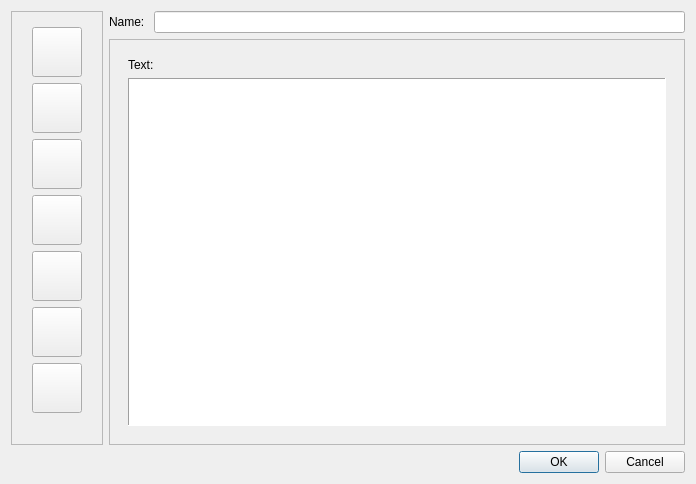
<?xml version="1.0" encoding="UTF-8"?>
<ui version="4.0">
 <class>NewEntryDialog</class>
 <widget class="QDialog" name="NewEntryDialog">
  <property name="geometry">
   <rect>
    <x>0</x>
    <y>0</y>
    <width>696</width>
    <height>484</height>
   </rect>
  </property>
  <property name="windowTitle">
   <string>New Entry</string>
  </property>
  <property name="styleSheet">
   <string notr="true">background-image: url(:/img/data/parchment.jpg);</string>
  </property>
  <layout class="QVBoxLayout" name="verticalLayout_11">
   <item>
    <layout class="QHBoxLayout" name="horizontalLayout_12">
     <item>
      <widget class="QFrame" name="frameEntryType">
       <property name="frameShape">
        <enum>QFrame::StyledPanel</enum>
       </property>
       <property name="frameShadow">
        <enum>QFrame::Raised</enum>
       </property>
       <layout class="QVBoxLayout" name="verticalLayout">
        <property name="leftMargin">
         <number>20</number>
        </property>
        <property name="topMargin">
         <number>15</number>
        </property>
        <property name="rightMargin">
         <number>20</number>
        </property>
        <property name="bottomMargin">
         <number>15</number>
        </property>
        <item>
         <widget class="QPushButton" name="btnTypeText">
          <property name="minimumSize">
           <size>
            <width>50</width>
            <height>50</height>
           </size>
          </property>
          <property name="maximumSize">
           <size>
            <width>50</width>
            <height>50</height>
           </size>
          </property>
          <property name="toolTip">
           <string>Text Entry</string>
          </property>
          <property name="text">
           <string/>
          </property>
          <property name="icon">
           <iconset resource="resources.qrc">
            <normaloff>:/img/data/icon_contenttextencounter.png</normaloff>:/img/data/icon_contenttextencounter.png</iconset>
          </property>
          <property name="iconSize">
           <size>
            <width>40</width>
            <height>40</height>
           </size>
          </property>
          <property name="checkable">
           <bool>true</bool>
          </property>
          <property name="checked">
           <bool>false</bool>
          </property>
          <attribute name="buttonGroup">
           <string notr="true">buttonGroupType</string>
          </attribute>
         </widget>
        </item>
        <item>
         <widget class="QPushButton" name="btnTypeLinked">
          <property name="minimumSize">
           <size>
            <width>50</width>
            <height>50</height>
           </size>
          </property>
          <property name="maximumSize">
           <size>
            <width>50</width>
            <height>50</height>
           </size>
          </property>
          <property name="toolTip">
           <string>Linked Entry</string>
          </property>
          <property name="text">
           <string/>
          </property>
          <property name="icon">
           <iconset resource="resources.qrc">
            <normaloff>:/img/data/icon_newlink.png</normaloff>:/img/data/icon_newlink.png</iconset>
          </property>
          <property name="iconSize">
           <size>
            <width>40</width>
            <height>40</height>
           </size>
          </property>
          <property name="checkable">
           <bool>true</bool>
          </property>
          <property name="checked">
           <bool>false</bool>
          </property>
          <attribute name="buttonGroup">
           <string notr="true">buttonGroupType</string>
          </attribute>
         </widget>
        </item>
        <item>
         <widget class="QPushButton" name="btnTypeParty">
          <property name="minimumSize">
           <size>
            <width>50</width>
            <height>50</height>
           </size>
          </property>
          <property name="maximumSize">
           <size>
            <width>50</width>
            <height>50</height>
           </size>
          </property>
          <property name="toolTip">
           <string>Party</string>
          </property>
          <property name="text">
           <string/>
          </property>
          <property name="icon">
           <iconset resource="resources.qrc">
            <normaloff>:/img/data/icon_contentparty.png</normaloff>:/img/data/icon_contentparty.png</iconset>
          </property>
          <property name="iconSize">
           <size>
            <width>40</width>
            <height>40</height>
           </size>
          </property>
          <property name="checkable">
           <bool>true</bool>
          </property>
          <property name="checked">
           <bool>false</bool>
          </property>
          <attribute name="buttonGroup">
           <string notr="true">buttonGroupType</string>
          </attribute>
         </widget>
        </item>
        <item>
         <widget class="QPushButton" name="btnTypeCharacter">
          <property name="minimumSize">
           <size>
            <width>50</width>
            <height>50</height>
           </size>
          </property>
          <property name="maximumSize">
           <size>
            <width>50</width>
            <height>50</height>
           </size>
          </property>
          <property name="toolTip">
           <string>Character (PC/NPC)</string>
          </property>
          <property name="text">
           <string/>
          </property>
          <property name="icon">
           <iconset resource="resources.qrc">
            <normaloff>:/img/data/icon_contentcharacter.png</normaloff>:/img/data/icon_contentcharacter.png</iconset>
          </property>
          <property name="iconSize">
           <size>
            <width>40</width>
            <height>40</height>
           </size>
          </property>
          <property name="checkable">
           <bool>true</bool>
          </property>
          <property name="checked">
           <bool>false</bool>
          </property>
          <attribute name="buttonGroup">
           <string notr="true">buttonGroupType</string>
          </attribute>
         </widget>
        </item>
        <item>
         <widget class="QPushButton" name="btnTypeMedia">
          <property name="minimumSize">
           <size>
            <width>50</width>
            <height>50</height>
           </size>
          </property>
          <property name="maximumSize">
           <size>
            <width>50</width>
            <height>50</height>
           </size>
          </property>
          <property name="toolTip">
           <string>Media</string>
          </property>
          <property name="text">
           <string/>
          </property>
          <property name="icon">
           <iconset resource="resources.qrc">
            <normaloff>:/img/data/icon_media.png</normaloff>:/img/data/icon_media.png</iconset>
          </property>
          <property name="iconSize">
           <size>
            <width>40</width>
            <height>40</height>
           </size>
          </property>
          <property name="checkable">
           <bool>true</bool>
          </property>
          <property name="checked">
           <bool>false</bool>
          </property>
          <attribute name="buttonGroup">
           <string notr="true">buttonGroupType</string>
          </attribute>
         </widget>
        </item>
        <item>
         <widget class="QPushButton" name="btnTypeMap">
          <property name="minimumSize">
           <size>
            <width>50</width>
            <height>50</height>
           </size>
          </property>
          <property name="maximumSize">
           <size>
            <width>50</width>
            <height>50</height>
           </size>
          </property>
          <property name="toolTip">
           <string>Map</string>
          </property>
          <property name="text">
           <string/>
          </property>
          <property name="icon">
           <iconset resource="resources.qrc">
            <normaloff>:/img/data/icon_contentmap.png</normaloff>:/img/data/icon_contentmap.png</iconset>
          </property>
          <property name="iconSize">
           <size>
            <width>40</width>
            <height>40</height>
           </size>
          </property>
          <property name="checkable">
           <bool>true</bool>
          </property>
          <property name="checked">
           <bool>false</bool>
          </property>
          <attribute name="buttonGroup">
           <string notr="true">buttonGroupType</string>
          </attribute>
         </widget>
        </item>
        <item>
         <widget class="QPushButton" name="btnTypeCombat">
          <property name="minimumSize">
           <size>
            <width>50</width>
            <height>50</height>
           </size>
          </property>
          <property name="maximumSize">
           <size>
            <width>50</width>
            <height>50</height>
           </size>
          </property>
          <property name="toolTip">
           <string>Combat</string>
          </property>
          <property name="text">
           <string/>
          </property>
          <property name="icon">
           <iconset resource="resources.qrc">
            <normaloff>:/img/data/icon_contentbattle.png</normaloff>:/img/data/icon_contentbattle.png</iconset>
          </property>
          <property name="iconSize">
           <size>
            <width>40</width>
            <height>40</height>
           </size>
          </property>
          <property name="checkable">
           <bool>true</bool>
          </property>
          <property name="checked">
           <bool>false</bool>
          </property>
          <attribute name="buttonGroup">
           <string notr="true">buttonGroupType</string>
          </attribute>
         </widget>
        </item>
        <item>
         <spacer name="verticalSpacer">
          <property name="orientation">
           <enum>Qt::Vertical</enum>
          </property>
          <property name="sizeHint" stdset="0">
           <size>
            <width>20</width>
            <height>40</height>
           </size>
          </property>
         </spacer>
        </item>
       </layout>
      </widget>
     </item>
     <item>
      <layout class="QVBoxLayout" name="verticalLayout_10">
       <item>
        <layout class="QHBoxLayout" name="horizontalLayout_3">
         <item>
          <widget class="QLabel" name="label">
           <property name="text">
            <string>Name: </string>
           </property>
          </widget>
         </item>
         <item>
          <widget class="QLineEdit" name="edtEntryName"/>
         </item>
        </layout>
       </item>
       <item>
        <widget class="QFrame" name="frameEntryDetails">
         <property name="frameShape">
          <enum>QFrame::StyledPanel</enum>
         </property>
         <property name="frameShadow">
          <enum>QFrame::Raised</enum>
         </property>
         <layout class="QHBoxLayout" name="horizontalLayout">
          <item>
           <widget class="QStackedWidget" name="stackedWidget">
            <property name="currentIndex">
             <number>0</number>
            </property>
            <widget class="QWidget" name="pageEntry">
             <layout class="QVBoxLayout" name="verticalLayout_2">
              <item>
               <widget class="QLabel" name="label_2">
                <property name="text">
                 <string>Text:</string>
                </property>
               </widget>
              </item>
              <item>
               <widget class="QTextBrowser" name="textBrowserEntry">
                <property name="frameShape">
                 <enum>QFrame::Panel</enum>
                </property>
                <property name="readOnly">
                 <bool>false</bool>
                </property>
                <property name="openLinks">
                 <bool>false</bool>
                </property>
               </widget>
              </item>
             </layout>
            </widget>
            <widget class="QWidget" name="pageLinkedEntry">
             <layout class="QVBoxLayout" name="verticalLayout_3">
              <item>
               <layout class="QHBoxLayout" name="horizontalLayout_4">
                <item>
                 <widget class="QLabel" name="label_3">
                  <property name="text">
                   <string>Linked File:</string>
                  </property>
                 </widget>
                </item>
                <item>
                 <widget class="QLineEdit" name="edtLinkedFile"/>
                </item>
                <item>
                 <widget class="QPushButton" name="btnBrowseLinkedFile">
                  <property name="text">
                   <string>Browse...</string>
                  </property>
                 </widget>
                </item>
               </layout>
              </item>
              <item>
               <spacer name="verticalSpacer_2">
                <property name="orientation">
                 <enum>Qt::Vertical</enum>
                </property>
                <property name="sizeHint" stdset="0">
                 <size>
                  <width>20</width>
                  <height>325</height>
                 </size>
                </property>
               </spacer>
              </item>
             </layout>
            </widget>
            <widget class="QWidget" name="pageParty">
             <layout class="QVBoxLayout" name="verticalLayout_4">
              <item>
               <layout class="QHBoxLayout" name="horizontalLayout_5">
                <item>
                 <widget class="QPushButton" name="btnPartyIcon">
                  <property name="minimumSize">
                   <size>
                    <width>200</width>
                    <height>200</height>
                   </size>
                  </property>
                  <property name="maximumSize">
                   <size>
                    <width>200</width>
                    <height>200</height>
                   </size>
                  </property>
                  <property name="acceptDrops">
                   <bool>true</bool>
                  </property>
                  <property name="icon">
                   <iconset resource="resources.qrc">
                    <normaloff>:/img/data/icon_contentparty.png</normaloff>:/img/data/icon_contentparty.png</iconset>
                  </property>
                  <property name="iconSize">
                   <size>
                    <width>180</width>
                    <height>180</height>
                   </size>
                  </property>
                 </widget>
                </item>
                <item>
                 <spacer name="horizontalSpacer_2">
                  <property name="orientation">
                   <enum>Qt::Horizontal</enum>
                  </property>
                  <property name="sizeHint" stdset="0">
                   <size>
                    <width>40</width>
                    <height>20</height>
                   </size>
                  </property>
                 </spacer>
                </item>
               </layout>
              </item>
              <item>
               <spacer name="verticalSpacer_3">
                <property name="orientation">
                 <enum>Qt::Vertical</enum>
                </property>
                <property name="sizeHint" stdset="0">
                 <size>
                  <width>20</width>
                  <height>149</height>
                 </size>
                </property>
               </spacer>
              </item>
             </layout>
            </widget>
            <widget class="QWidget" name="pageCharacter">
             <layout class="QHBoxLayout" name="horizontalLayout_8">
              <item>
               <widget class="QFrame" name="frame">
                <property name="frameShape">
                 <enum>QFrame::StyledPanel</enum>
                </property>
                <property name="frameShadow">
                 <enum>QFrame::Raised</enum>
                </property>
                <layout class="QVBoxLayout" name="verticalLayout_5">
                 <item>
                  <layout class="QHBoxLayout" name="horizontalLayout_7">
                   <item>
                    <spacer name="horizontalSpacer_6">
                     <property name="orientation">
                      <enum>Qt::Horizontal</enum>
                     </property>
                     <property name="sizeType">
                      <enum>QSizePolicy::Preferred</enum>
                     </property>
                     <property name="sizeHint" stdset="0">
                      <size>
                       <width>5</width>
                       <height>20</height>
                      </size>
                     </property>
                    </spacer>
                   </item>
                   <item>
                    <widget class="QPushButton" name="btnCharacterIcon">
                     <property name="minimumSize">
                      <size>
                       <width>200</width>
                       <height>280</height>
                      </size>
                     </property>
                     <property name="maximumSize">
                      <size>
                       <width>200</width>
                       <height>280</height>
                      </size>
                     </property>
                     <property name="acceptDrops">
                      <bool>true</bool>
                     </property>
                     <property name="icon">
                      <iconset resource="resources.qrc">
                       <normaloff>:/img/data/portrait.png</normaloff>:/img/data/portrait.png</iconset>
                     </property>
                     <property name="iconSize">
                      <size>
                       <width>180</width>
                       <height>260</height>
                      </size>
                     </property>
                    </widget>
                   </item>
                   <item>
                    <spacer name="horizontalSpacer_7">
                     <property name="orientation">
                      <enum>Qt::Horizontal</enum>
                     </property>
                     <property name="sizeType">
                      <enum>QSizePolicy::Preferred</enum>
                     </property>
                     <property name="sizeHint" stdset="0">
                      <size>
                       <width>5</width>
                       <height>20</height>
                      </size>
                     </property>
                    </spacer>
                   </item>
                  </layout>
                 </item>
                 <item>
                  <layout class="QHBoxLayout" name="horizontalLayout_6">
                   <item>
                    <spacer name="horizontalSpacer_5">
                     <property name="orientation">
                      <enum>Qt::Horizontal</enum>
                     </property>
                     <property name="sizeType">
                      <enum>QSizePolicy::Preferred</enum>
                     </property>
                     <property name="sizeHint" stdset="0">
                      <size>
                       <width>5</width>
                       <height>20</height>
                      </size>
                     </property>
                    </spacer>
                   </item>
                   <item>
                    <widget class="QPushButton" name="btnCharacterEditIcon">
                     <property name="sizePolicy">
                      <sizepolicy hsizetype="Preferred" vsizetype="Fixed">
                       <horstretch>0</horstretch>
                       <verstretch>0</verstretch>
                      </sizepolicy>
                     </property>
                     <property name="minimumSize">
                      <size>
                       <width>50</width>
                       <height>50</height>
                      </size>
                     </property>
                     <property name="maximumSize">
                      <size>
                       <width>50</width>
                       <height>50</height>
                      </size>
                     </property>
                     <property name="focusPolicy">
                      <enum>Qt::NoFocus</enum>
                     </property>
                     <property name="toolTip">
                      <string>Edit the character icon...</string>
                     </property>
                     <property name="text">
                      <string/>
                     </property>
                     <property name="icon">
                      <iconset resource="resources.qrc">
                       <normaloff>:/img/data/icon_edit.png</normaloff>:/img/data/icon_edit.png</iconset>
                     </property>
                     <property name="iconSize">
                      <size>
                       <width>40</width>
                       <height>40</height>
                      </size>
                     </property>
                    </widget>
                   </item>
                   <item>
                    <spacer name="horizontalSpacer_4">
                     <property name="orientation">
                      <enum>Qt::Horizontal</enum>
                     </property>
                     <property name="sizeType">
                      <enum>QSizePolicy::Preferred</enum>
                     </property>
                     <property name="sizeHint" stdset="0">
                      <size>
                       <width>5</width>
                       <height>20</height>
                      </size>
                     </property>
                    </spacer>
                   </item>
                   <item>
                    <widget class="QPushButton" name="btnCharacterHeroForge">
                     <property name="minimumSize">
                      <size>
                       <width>50</width>
                       <height>50</height>
                      </size>
                     </property>
                     <property name="maximumSize">
                      <size>
                       <width>50</width>
                       <height>50</height>
                      </size>
                     </property>
                     <property name="toolTip">
                      <string>Load Hero Forge icon</string>
                     </property>
                     <property name="text">
                      <string/>
                     </property>
                     <property name="icon">
                      <iconset resource="resources.qrc">
                       <normaloff>:/img/data/icon_heroforge.png</normaloff>:/img/data/icon_heroforge.png</iconset>
                     </property>
                     <property name="iconSize">
                      <size>
                       <width>40</width>
                       <height>40</height>
                      </size>
                     </property>
                    </widget>
                   </item>
                   <item>
                    <spacer name="horizontalSpacer_3">
                     <property name="orientation">
                      <enum>Qt::Horizontal</enum>
                     </property>
                     <property name="sizeType">
                      <enum>QSizePolicy::Preferred</enum>
                     </property>
                     <property name="sizeHint" stdset="0">
                      <size>
                       <width>5</width>
                       <height>20</height>
                      </size>
                     </property>
                    </spacer>
                   </item>
                  </layout>
                 </item>
                </layout>
               </widget>
              </item>
              <item>
               <layout class="QVBoxLayout" name="verticalLayout_6">
                <item>
                 <widget class="QRadioButton" name="btnCharacterNew">
                  <property name="text">
                   <string>Blank Character</string>
                  </property>
                  <property name="checked">
                   <bool>true</bool>
                  </property>
                  <attribute name="buttonGroup">
                   <string notr="true">buttonGroupCharacter</string>
                  </attribute>
                 </widget>
                </item>
                <item>
                 <widget class="QRadioButton" name="btnCharacterMonster">
                  <property name="text">
                   <string>Monster-based</string>
                  </property>
                  <attribute name="buttonGroup">
                   <string notr="true">buttonGroupCharacter</string>
                  </attribute>
                 </widget>
                </item>
                <item>
                 <widget class="QComboBox" name="cmbCharacterMonster"/>
                </item>
                <item>
                 <widget class="QRadioButton" name="btnCharacterDnDBeyond">
                  <property name="text">
                   <string>DnD Beyond</string>
                  </property>
                 </widget>
                </item>
                <item>
                 <widget class="QLabel" name="label_7">
                  <property name="text">
                   <string>Enter the shared URL of the character from D&amp;D Beyond here:</string>
                  </property>
                  <property name="wordWrap">
                   <bool>true</bool>
                  </property>
                 </widget>
                </item>
                <item>
                 <widget class="QLineEdit" name="edtCharacterDndBeyond"/>
                </item>
                <item>
                 <spacer name="verticalSpacer_4">
                  <property name="orientation">
                   <enum>Qt::Vertical</enum>
                  </property>
                  <property name="sizeHint" stdset="0">
                   <size>
                    <width>20</width>
                    <height>40</height>
                   </size>
                  </property>
                 </spacer>
                </item>
               </layout>
              </item>
             </layout>
            </widget>
            <widget class="QWidget" name="pageMedia">
             <layout class="QVBoxLayout" name="verticalLayout_7">
              <item>
               <layout class="QHBoxLayout" name="horizontalLayout_9">
                <item>
                 <widget class="QLabel" name="label_4">
                  <property name="text">
                   <string>Media File:</string>
                  </property>
                 </widget>
                </item>
                <item>
                 <widget class="QLineEdit" name="edtMediaFile"/>
                </item>
                <item>
                 <widget class="QPushButton" name="btnMediaBrowse">
                  <property name="text">
                   <string>Browse...</string>
                  </property>
                 </widget>
                </item>
               </layout>
              </item>
              <item>
               <widget class="QLabel" name="lblMediaPreview">
                <property name="sizePolicy">
                 <sizepolicy hsizetype="Expanding" vsizetype="Expanding">
                  <horstretch>0</horstretch>
                  <verstretch>0</verstretch>
                 </sizepolicy>
                </property>
                <property name="acceptDrops">
                 <bool>true</bool>
                </property>
                <property name="frameShape">
                 <enum>QFrame::Panel</enum>
                </property>
                <property name="frameShadow">
                 <enum>QFrame::Sunken</enum>
                </property>
                <property name="scaledContents">
                 <bool>false</bool>
                </property>
                <property name="alignment">
                 <set>Qt::AlignCenter</set>
                </property>
               </widget>
              </item>
             </layout>
            </widget>
            <widget class="QWidget" name="pageMap">
             <layout class="QVBoxLayout" name="verticalLayout_8">
              <item>
               <layout class="QHBoxLayout" name="horizontalLayout_10">
                <item>
                 <widget class="QLabel" name="label_5">
                  <property name="text">
                   <string>Map File:</string>
                  </property>
                 </widget>
                </item>
                <item>
                 <widget class="QLineEdit" name="edtMapFile"/>
                </item>
                <item>
                 <widget class="QPushButton" name="btnMapBrowse">
                  <property name="text">
                   <string>Browse...</string>
                  </property>
                 </widget>
                </item>
               </layout>
              </item>
              <item>
               <layout class="QHBoxLayout" name="horizontalLayout_13" stretch="0,1">
                <item>
                 <widget class="QCheckBox" name="chkMapFow">
                  <property name="text">
                   <string>Add Fow Layer</string>
                  </property>
                 </widget>
                </item>
                <item>
                 <spacer name="horizontalSpacer_9">
                  <property name="orientation">
                   <enum>Qt::Horizontal</enum>
                  </property>
                  <property name="sizeType">
                   <enum>QSizePolicy::Preferred</enum>
                  </property>
                  <property name="sizeHint" stdset="0">
                   <size>
                    <width>40</width>
                    <height>20</height>
                   </size>
                  </property>
                 </spacer>
                </item>
               </layout>
              </item>
              <item>
               <widget class="QLabel" name="lblMapPreview">
                <property name="sizePolicy">
                 <sizepolicy hsizetype="Expanding" vsizetype="Expanding">
                  <horstretch>0</horstretch>
                  <verstretch>0</verstretch>
                 </sizepolicy>
                </property>
                <property name="baseSize">
                 <size>
                  <width>500</width>
                  <height>500</height>
                 </size>
                </property>
                <property name="acceptDrops">
                 <bool>true</bool>
                </property>
                <property name="frameShape">
                 <enum>QFrame::Panel</enum>
                </property>
                <property name="frameShadow">
                 <enum>QFrame::Sunken</enum>
                </property>
                <property name="scaledContents">
                 <bool>false</bool>
                </property>
                <property name="alignment">
                 <set>Qt::AlignCenter</set>
                </property>
               </widget>
              </item>
             </layout>
            </widget>
            <widget class="QWidget" name="pageCombat">
             <layout class="QVBoxLayout" name="verticalLayout_9">
              <item>
               <layout class="QHBoxLayout" name="horizontalLayout_11">
                <item>
                 <widget class="QLabel" name="label_6">
                  <property name="text">
                   <string>Combat  Source:</string>
                  </property>
                 </widget>
                </item>
                <item>
                 <widget class="QLineEdit" name="edtCombatFile"/>
                </item>
                <item>
                 <widget class="QPushButton" name="btnCombatBrowse">
                  <property name="text">
                   <string>Browse...</string>
                  </property>
                 </widget>
                </item>
                <item>
                 <widget class="QPushButton" name="btnCombatSelectMap">
                  <property name="text">
                   <string>Select Source...</string>
                  </property>
                 </widget>
                </item>
               </layout>
              </item>
              <item>
               <layout class="QHBoxLayout" name="horizontalLayout_14" stretch="0,1,0,0,0,1">
                <item>
                 <widget class="QCheckBox" name="chkCombatFow">
                  <property name="text">
                   <string>Add Fow Layer</string>
                  </property>
                 </widget>
                </item>
                <item>
                 <spacer name="horizontalSpacer_10">
                  <property name="orientation">
                   <enum>Qt::Horizontal</enum>
                  </property>
                  <property name="sizeType">
                   <enum>QSizePolicy::Preferred</enum>
                  </property>
                  <property name="sizeHint" stdset="0">
                   <size>
                    <width>40</width>
                    <height>20</height>
                   </size>
                  </property>
                 </spacer>
                </item>
                <item>
                 <widget class="QCheckBox" name="chkCombatGrid">
                  <property name="text">
                   <string>Add Grid Layer</string>
                  </property>
                 </widget>
                </item>
                <item>
                 <widget class="QLabel" name="lblCombatGrid">
                  <property name="text">
                   <string>Grid Size</string>
                  </property>
                 </widget>
                </item>
                <item>
                 <widget class="QLineEdit" name="edtCombatGrid">
                  <property name="sizePolicy">
                   <sizepolicy hsizetype="Preferred" vsizetype="Fixed">
                    <horstretch>0</horstretch>
                    <verstretch>0</verstretch>
                   </sizepolicy>
                  </property>
                 </widget>
                </item>
                <item>
                 <spacer name="horizontalSpacer_11">
                  <property name="orientation">
                   <enum>Qt::Horizontal</enum>
                  </property>
                  <property name="sizeType">
                   <enum>QSizePolicy::Preferred</enum>
                  </property>
                  <property name="sizeHint" stdset="0">
                   <size>
                    <width>40</width>
                    <height>20</height>
                   </size>
                  </property>
                 </spacer>
                </item>
               </layout>
              </item>
              <item>
               <widget class="QLabel" name="lblCombatPreview">
                <property name="sizePolicy">
                 <sizepolicy hsizetype="Expanding" vsizetype="Expanding">
                  <horstretch>0</horstretch>
                  <verstretch>0</verstretch>
                 </sizepolicy>
                </property>
                <property name="baseSize">
                 <size>
                  <width>500</width>
                  <height>500</height>
                 </size>
                </property>
                <property name="acceptDrops">
                 <bool>true</bool>
                </property>
                <property name="frameShape">
                 <enum>QFrame::Panel</enum>
                </property>
                <property name="frameShadow">
                 <enum>QFrame::Sunken</enum>
                </property>
                <property name="scaledContents">
                 <bool>false</bool>
                </property>
                <property name="alignment">
                 <set>Qt::AlignCenter</set>
                </property>
               </widget>
              </item>
             </layout>
            </widget>
           </widget>
          </item>
         </layout>
        </widget>
       </item>
      </layout>
     </item>
    </layout>
   </item>
   <item>
    <layout class="QHBoxLayout" name="horizontalLayout_2">
     <item>
      <spacer name="horizontalSpacer">
       <property name="orientation">
        <enum>Qt::Horizontal</enum>
       </property>
       <property name="sizeHint" stdset="0">
        <size>
         <width>40</width>
         <height>20</height>
        </size>
       </property>
      </spacer>
     </item>
     <item>
      <widget class="QDialogButtonBox" name="buttonBox">
       <property name="standardButtons">
        <set>QDialogButtonBox::Cancel|QDialogButtonBox::Ok</set>
       </property>
      </widget>
     </item>
    </layout>
   </item>
  </layout>
 </widget>
 <resources>
  <include location="resources.qrc"/>
 </resources>
 <connections>
  <connection>
   <sender>buttonBox</sender>
   <signal>accepted()</signal>
   <receiver>NewEntryDialog</receiver>
   <slot>accept()</slot>
   <hints>
    <hint type="sourcelabel">
     <x>490</x>
     <y>453</y>
    </hint>
    <hint type="destinationlabel">
     <x>329</x>
     <y>237</y>
    </hint>
   </hints>
  </connection>
  <connection>
   <sender>buttonBox</sender>
   <signal>rejected()</signal>
   <receiver>NewEntryDialog</receiver>
   <slot>reject()</slot>
   <hints>
    <hint type="sourcelabel">
     <x>490</x>
     <y>453</y>
    </hint>
    <hint type="destinationlabel">
     <x>329</x>
     <y>237</y>
    </hint>
   </hints>
  </connection>
 </connections>
 <buttongroups>
  <buttongroup name="buttonGroupCharacter"/>
  <buttongroup name="buttonGroupType"/>
 </buttongroups>
</ui>
